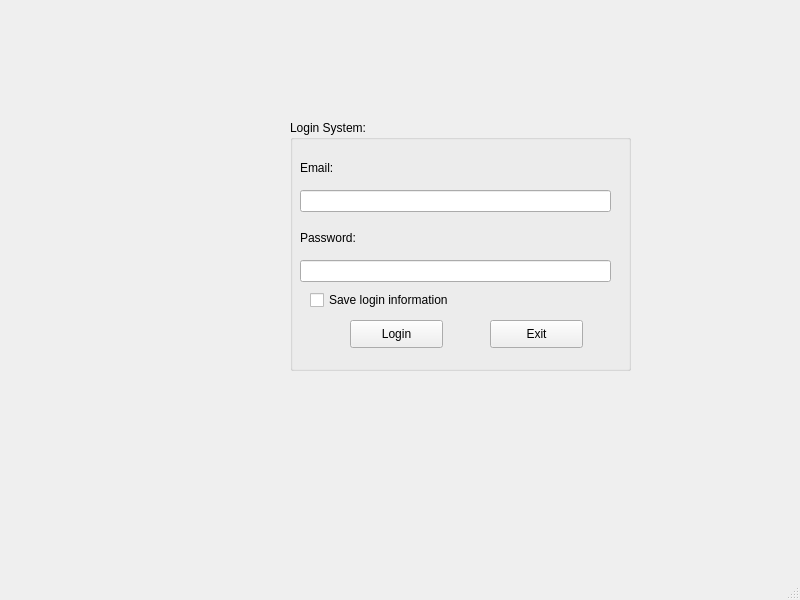
<?xml version="1.0" encoding="UTF-8"?>
<ui version="4.0">
 <class>MainWindow</class>
 <widget class="QMainWindow" name="MainWindow">
  <property name="geometry">
   <rect>
    <x>0</x>
    <y>0</y>
    <width>800</width>
    <height>600</height>
   </rect>
  </property>
  <property name="windowTitle">
   <string>MainWindow</string>
  </property>
  <widget class="QWidget" name="centralwidget">
   <widget class="QGroupBox" name="groupBox">
    <property name="geometry">
     <rect>
      <x>290</x>
      <y>120</y>
      <width>341</width>
      <height>251</height>
     </rect>
    </property>
    <property name="title">
     <string>Login System:</string>
    </property>
    <widget class="QLabel" name="label">
     <property name="geometry">
      <rect>
       <x>10</x>
       <y>40</y>
       <width>55</width>
       <height>16</height>
      </rect>
     </property>
     <property name="text">
      <string>Email:</string>
     </property>
    </widget>
    <widget class="QLabel" name="label_2">
     <property name="geometry">
      <rect>
       <x>10</x>
       <y>110</y>
       <width>71</width>
       <height>16</height>
      </rect>
     </property>
     <property name="text">
      <string>Password:</string>
     </property>
    </widget>
    <widget class="QLineEdit" name="lineEditEmail">
     <property name="geometry">
      <rect>
       <x>10</x>
       <y>70</y>
       <width>311</width>
       <height>22</height>
      </rect>
     </property>
    </widget>
    <widget class="QLineEdit" name="lineEditPassword">
     <property name="geometry">
      <rect>
       <x>10</x>
       <y>140</y>
       <width>311</width>
       <height>22</height>
      </rect>
     </property>
     <property name="echoMode">
      <enum>QLineEdit::Password</enum>
     </property>
    </widget>
    <widget class="QPushButton" name="pushButtonLogin">
     <property name="geometry">
      <rect>
       <x>60</x>
       <y>200</y>
       <width>93</width>
       <height>28</height>
      </rect>
     </property>
     <property name="focusPolicy">
      <enum>Qt::TabFocus</enum>
     </property>
     <property name="text">
      <string>Login</string>
     </property>
     <property name="icon">
      <iconset>
       <normaloff>ic_login_button.png</normaloff>ic_login_button.png</iconset>
     </property>
    </widget>
    <widget class="QPushButton" name="pushButtonExit">
     <property name="geometry">
      <rect>
       <x>200</x>
       <y>200</y>
       <width>93</width>
       <height>28</height>
      </rect>
     </property>
     <property name="text">
      <string>Exit</string>
     </property>
     <property name="icon">
      <iconset>
       <normaloff>ic_exit_button.png</normaloff>ic_exit_button.png</iconset>
     </property>
    </widget>
    <widget class="QCheckBox" name="checkBox">
     <property name="geometry">
      <rect>
       <x>20</x>
       <y>170</y>
       <width>171</width>
       <height>20</height>
      </rect>
     </property>
     <property name="text">
      <string>Save login information</string>
     </property>
    </widget>
   </widget>
   <widget class="QLabel" name="label_3">
    <property name="geometry">
     <rect>
      <x>120</x>
      <y>130</y>
      <width>141</width>
      <height>221</height>
     </rect>
    </property>
    <property name="text">
     <string/>
    </property>
    <property name="pixmap">
     <pixmap>ic_admin_screen.png</pixmap>
    </property>
    <property name="scaledContents">
     <bool>false</bool>
    </property>
   </widget>
  </widget>
  <widget class="QMenuBar" name="menubar">
   <property name="geometry">
    <rect>
     <x>0</x>
     <y>0</y>
     <width>800</width>
     <height>26</height>
    </rect>
   </property>
  </widget>
  <widget class="QStatusBar" name="statusbar"/>
 </widget>
 <resources/>
 <connections>
  <connection>
   <sender>pushButtonExit</sender>
   <signal>clicked()</signal>
   <receiver>MainWindow</receiver>
   <slot>close()</slot>
   <hints>
    <hint type="sourcelabel">
     <x>536</x>
     <y>359</y>
    </hint>
    <hint type="destinationlabel">
     <x>399</x>
     <y>299</y>
    </hint>
   </hints>
  </connection>
 </connections>
</ui>
